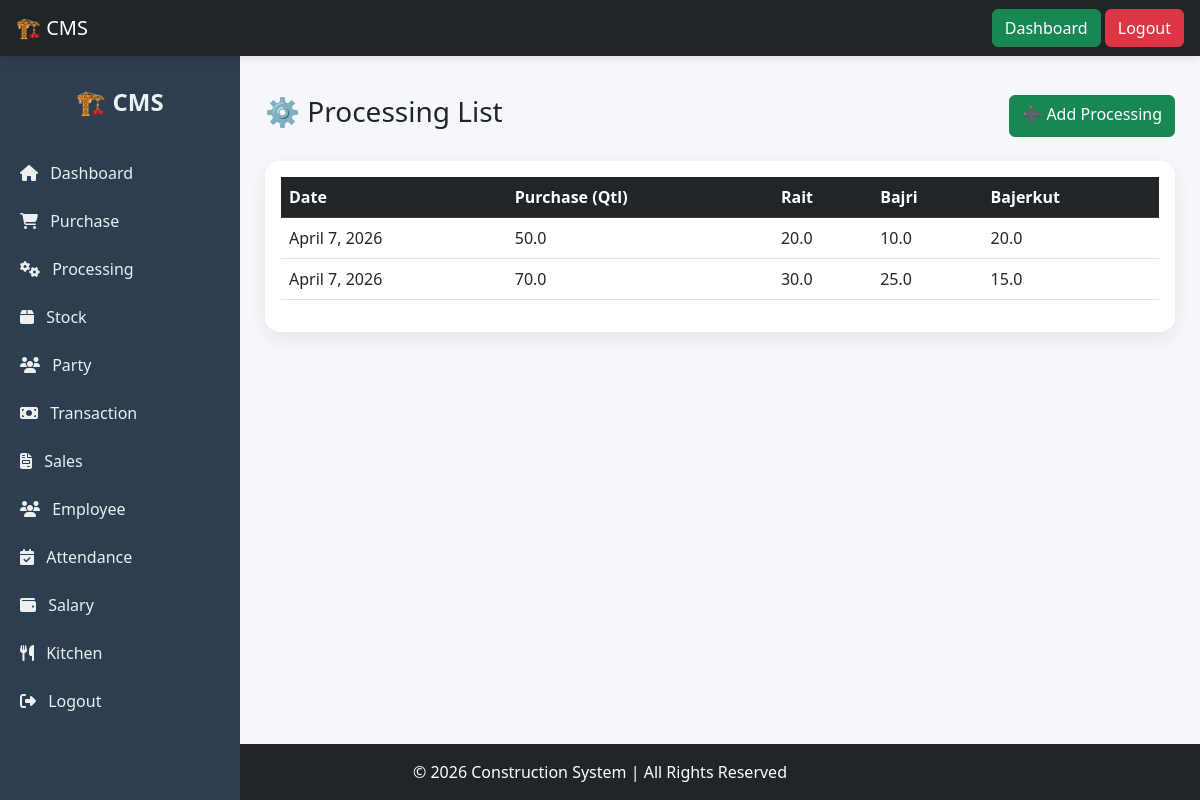
Page /processing/list/ (signed in) on the committed database.
### mainapp/models.py (models this page shows, shortened)
class Processing(models.Model):
    purchase = models.ForeignKey(Purchase, on_delete=models.CASCADE)
    rait = models.FloatField()
    bajri = models.FloatField()
    bajerkut = models.FloatField()
    date = models.DateField(auto_now_add=True)

class Purchase(models.Model):
    supplier_name = models.CharField(max_length=255)
    vehicle_number = models.CharField(max_length=50)
    weight = models.FloatField()
    rate = models.DecimalField(max_digits=10, decimal_places=2)
    total_amount = models.DecimalField(max_digits=12, decimal_places=2, blank=True, null=True)
    date = models.DateField(auto_now_add=True)

### mainapp/views.py (the view)
# urls.py: path('processing/list/', processing_list, name='processing_list'),
@login_required
def processing_list(request):
    if not request.user.is_authenticated:
        return redirect('login')
    data = Processing.objects.select_related('purchase').order_by('-id')
    return render(request, 'processing/processing_list.html', {
        'data': data
    })

### mainapp/templates/processing/processing_list.html (shortened to what this page needs)
{% extends "base2.html" %}
{% block content %}
<div class="d-flex justify-content-between mb-4">
    <h3>⚙️ Processing List</h3>
    <a href="/processing/add/" class="btn btn-success">
        ➕ Add Processing
    </a>
</div>
<div class="card p-3">
    <div class="table-responsive">
        <table class="table table-hover">
            <thead class="table-dark">
                <tr>
                    <th>Date</th>
                    <th>Purchase (Qtl)</th>
                    <th>Rait</th>
                    <th>Bajri</th>
                    <th>Bajerkut</th>
                </tr>
            </thead>
            <tbody>
                {% for p in data %}
                <tr>
                    <td>{{ p.date }}</td>
                    <td>{{ p.purchase.weight }}</td>
                    <td>{{ p.rait }}</td>
                    <td>{{ p.bajri }}</td>
                    <td>{{ p.bajerkut }}</td>
                </tr>
                {% empty %}
                <tr>
                    <td colspan="5" class="text-center">No Data Found</td>
                </tr>
                {% endfor %}
            </tbody>
        </table>
    </div>
</div>
{% endblock %}

### mainapp/templates/base.html (style rules this page uses)
html, body { height: 100%; }
body { display: flex; flex-direction: column; }
.card { border-radius: 12px; box-shadow: 0 4px 10px rgba(0,0,0,0.1); transition: 0.3s; }

### mainapp/templates/base2.html (style rules this page uses)
body { background: #f5f7fa; }
.card { border-radius: 15px; border: none; box-shadow: 0 6px 18px rgba(0,0,0,0.08); transition: 0.3s; }

### rows in the picture
Processing: date "April 7, 2026", purchase.weight "50.0", rait "20.0", bajri "10.0", bajerkut "20.0"
Processing: date "April 7, 2026", purchase.weight "70.0", rait "30.0", bajri "25.0", bajerkut "15.0"
